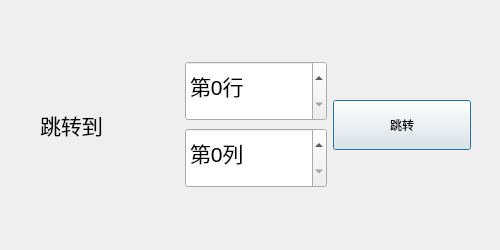
<?xml version="1.0" encoding="UTF-8"?>
<ui version="4.0">
 <class>gotoWidget</class>
 <widget class="QDialog" name="gotoWidget">
  <property name="geometry">
   <rect>
    <x>0</x>
    <y>0</y>
    <width>500</width>
    <height>250</height>
   </rect>
  </property>
  <property name="windowTitle">
   <string>gotoWidget</string>
  </property>
  <widget class="QWidget" name="">
   <property name="geometry">
    <rect>
     <x>40</x>
     <y>60</y>
     <width>431</width>
     <height>130</height>
    </rect>
   </property>
   <layout class="QHBoxLayout" name="horizontalLayout">
    <item>
     <widget class="QLabel" name="label">
      <property name="minimumSize">
       <size>
        <width>100</width>
        <height>50</height>
       </size>
      </property>
      <property name="font">
       <font>
        <pointsize>16</pointsize>
       </font>
      </property>
      <property name="text">
       <string>跳转到</string>
      </property>
     </widget>
    </item>
    <item>
     <layout class="QVBoxLayout" name="verticalLayout">
      <item>
       <widget class="QSpinBox" name="spinBox">
        <property name="minimumSize">
         <size>
          <width>100</width>
          <height>60</height>
         </size>
        </property>
        <property name="font">
         <font>
          <pointsize>16</pointsize>
         </font>
        </property>
        <property name="suffix">
         <string>行</string>
        </property>
        <property name="prefix">
         <string>第</string>
        </property>
        <property name="maximum">
         <number>1000000000</number>
        </property>
       </widget>
      </item>
      <item>
       <widget class="QSpinBox" name="spinBox_2">
        <property name="minimumSize">
         <size>
          <width>100</width>
          <height>60</height>
         </size>
        </property>
        <property name="font">
         <font>
          <pointsize>16</pointsize>
         </font>
        </property>
        <property name="accelerated">
         <bool>true</bool>
        </property>
        <property name="suffix">
         <string>列</string>
        </property>
        <property name="prefix">
         <string>第</string>
        </property>
        <property name="maximum">
         <number>1000000000</number>
        </property>
       </widget>
      </item>
     </layout>
    </item>
    <item>
     <widget class="QPushButton" name="pushButton">
      <property name="minimumSize">
       <size>
        <width>0</width>
        <height>50</height>
       </size>
      </property>
      <property name="text">
       <string>跳转</string>
      </property>
      <property name="shortcut">
       <string>Return</string>
      </property>
     </widget>
    </item>
   </layout>
  </widget>
 </widget>
 <resources/>
 <connections/>
</ui>
